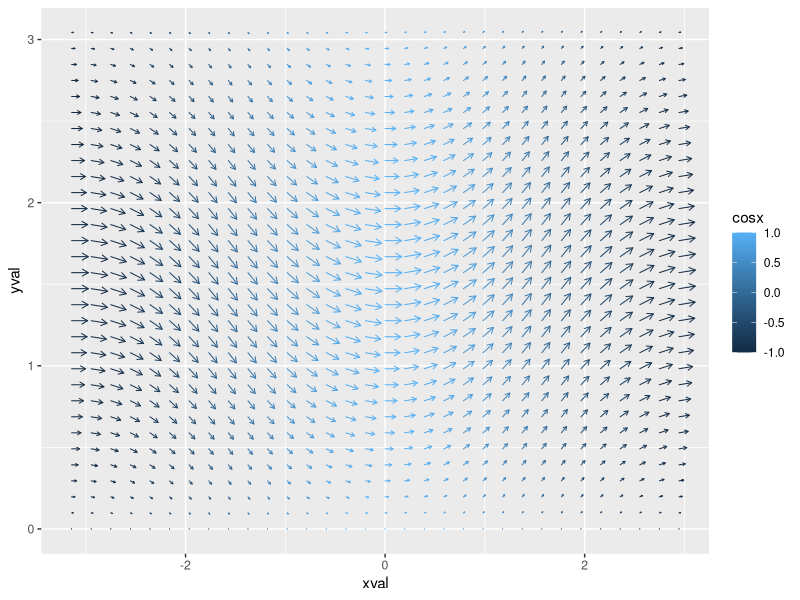

This chart was generated by the following R code:
library(tidyverse)
library(here)
beaches <- read_csv(here("data","sydneybeaches3.csv"))
vectors <- read_csv(here("data","vector_field.csv"))

# ggplot2 is designed to be extensible, so that
# you can write your own geoms, etc. This section
# discusses it briefly and provides the code from
# the slides, but there aren't any specific exercises
# The main goal here is to understand the basics of
# how ggplot2 can be extended

################# part 1 ################

# A very simple example. First here's
# the basic set up for a plot showing
# temperature against enterococci on a
# logarithmic scale
a <- ggplot(
  data = beaches,
  mapping = aes(
    x = temperature,
    y = enterococci)
) +
  scale_y_continuous(
    name = "Enterococci (cfu/100ml)",
    trans = "log10",
    breaks = c(1, 10, 100),
    limits = c(.1, 1000)
  ) +
  facet_wrap(vars(season_name))


# plot each data point
b <- a +
  geom_point(alpha = .2, colour = "purple") +
  geom_density2d(bins = 4, colour = "purple")


# define a function that creates both layers
geom_pointdensity2d <- function(pointalpha = .2, contourbins = 4, ...){
  layer1 <- geom_point(alpha = pointalpha, ...)
  layer2 <- geom_density2d(bins = contourbins, ...)
  return(list(layer1, layer2))
}

# and here we go...
c <- a + geom_pointdensity2d(colour = "purple")

# now, this isn't really a "true" geom because
# it's adding two layers - it's just a convenient
# shorthand.
print(c$layers)

# nevertheless, it's still super handy



################# part 2 ################

# so how would we do the real thing? suppose we wanted a geom that draws
# arrows:

GeomVector <- ggproto(
  "GeomVector", Geom,

  required_aes = c("x", "y", "direction", "length"),

  default_aes = aes(
    colour = "black", fill = NA, size = .025,
    linetype = 1, alpha = 1, linewidth = 1
  ),

  draw_key = draw_key_point,

  draw_panel = function(data, panel_params, coord) {
    coords <- coord$transform(data, panel_params)
    #maxlen <- .025
    headang <- 30
    grid::polylineGrob(
      x = c(coords$x, coords$x + coords$length * coords$size * cos(2*pi*coords$direction/360)),
      y = c(coords$y, coords$y + coords$length * coords$size * sin(2*pi*coords$direction/360)),
      id = c(1:length(coords$x), 1:length(coords$x)),
      arrow = arrow(
        angle = headang,
        length = unit(coords$size * coords$length/2, "native")),
      default.units = "native",
      gp = grid::gpar(
        col = coords$colour,
        lwd = coords$linewidth)
    )
  }
)


geom_vector <- function(
  mapping = NULL,
  data = NULL,
  stat = "identity",
  position = "identity",
  na.rm = FALSE,
  show.legend = NA,
  inherit.aes = TRUE,
  ...) {

  ggplot2::layer(
    geom = GeomVector,
    mapping = mapping,
    data = data,
    stat = stat,
    position = position,
    show.legend = show.legend,
    inherit.aes = inherit.aes,
    params = list(na.rm = na.rm, ...)
  )
}



# plot a random subset of the vector field
v <- ggplot(
  data = vectors,
  mapping = aes(
    x = xval,
    y = yval,
    direction = dir,
    length = len,
    colour = cosx)
  ) +
  geom_vector()

print(v)

# notice that it automatically supplies the legend
# for the colour aesthetic, but does not do anything
# for direction and length. This was partly laziness
# on my part. Arguably the angle aesthetic does not
# need its own scale, because it's defined with
# respect to the same coordinate system in the rest
# of the plot, but the length aesthetic is more
# symbolic. But that's a bit beyond the scope (plus
# it's not my strength)


